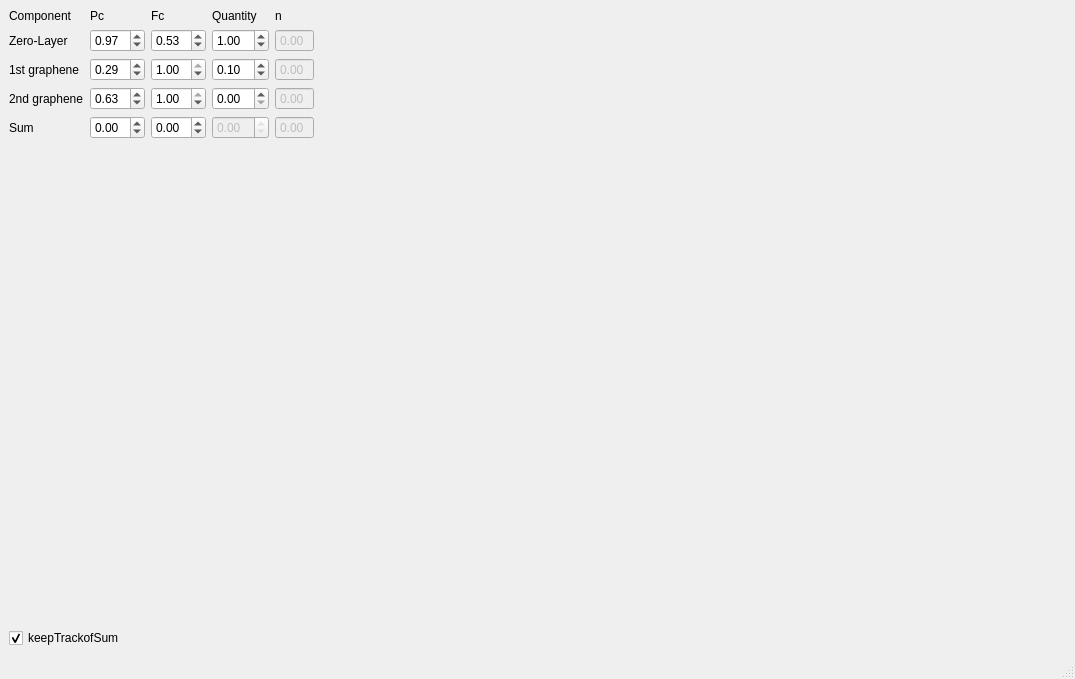
<?xml version="1.0" encoding="UTF-8"?>
<ui version="4.0">
 <class>MainWindow</class>
 <widget class="QMainWindow" name="MainWindow">
  <property name="geometry">
   <rect>
    <x>0</x>
    <y>0</y>
    <width>1075</width>
    <height>679</height>
   </rect>
  </property>
  <property name="windowTitle">
   <string>MainWindow</string>
  </property>
  <widget class="QWidget" name="centralwidget">
   <layout class="QHBoxLayout" name="horizontalLayout" stretch="0,10">
    <item>
     <layout class="QGridLayout" name="gridLayout">
      <item row="2" column="1">
       <widget class="QDoubleSpinBox" name="doubleSpinBox_Pc_1stGr">
        <property name="maximum">
         <double>1.000000000000000</double>
        </property>
        <property name="singleStep">
         <double>0.100000000000000</double>
        </property>
        <property name="value">
         <double>0.290000000000000</double>
        </property>
       </widget>
      </item>
      <item row="1" column="2">
       <widget class="QDoubleSpinBox" name="doubleSpinBox_Fc_ZL">
        <property name="maximum">
         <double>1.000000000000000</double>
        </property>
        <property name="singleStep">
         <double>0.100000000000000</double>
        </property>
        <property name="value">
         <double>0.530000000000000</double>
        </property>
       </widget>
      </item>
      <item row="4" column="4">
       <widget class="QDoubleSpinBox" name="doubleSpinBox_n_Sum">
        <property name="enabled">
         <bool>false</bool>
        </property>
        <property name="readOnly">
         <bool>true</bool>
        </property>
        <property name="buttonSymbols">
         <enum>QAbstractSpinBox::NoButtons</enum>
        </property>
        <property name="minimum">
         <double>-1.000000000000000</double>
        </property>
        <property name="maximum">
         <double>2.000000000000000</double>
        </property>
       </widget>
      </item>
      <item row="0" column="4">
       <widget class="QLabel" name="label_11">
        <property name="text">
         <string>n</string>
        </property>
       </widget>
      </item>
      <item row="4" column="0">
       <widget class="QLabel" name="label_4">
        <property name="text">
         <string>Sum</string>
        </property>
       </widget>
      </item>
      <item row="3" column="3">
       <widget class="QDoubleSpinBox" name="doubleSpinBox_Qty_2ndGr">
        <property name="singleStep">
         <double>0.100000000000000</double>
        </property>
       </widget>
      </item>
      <item row="1" column="0">
       <widget class="QLabel" name="label_7">
        <property name="text">
         <string>Zero-Layer</string>
        </property>
       </widget>
      </item>
      <item row="0" column="0">
       <widget class="QLabel" name="label">
        <property name="text">
         <string>Component</string>
        </property>
       </widget>
      </item>
      <item row="2" column="2">
       <widget class="QDoubleSpinBox" name="doubleSpinBox_Fc_1stGr">
        <property name="maximum">
         <double>1.000000000000000</double>
        </property>
        <property name="singleStep">
         <double>0.100000000000000</double>
        </property>
        <property name="value">
         <double>1.000000000000000</double>
        </property>
       </widget>
      </item>
      <item row="4" column="1">
       <widget class="QDoubleSpinBox" name="doubleSpinBox_Pc_Sum">
        <property name="minimum">
         <double>-2.000000000000000</double>
        </property>
        <property name="maximum">
         <double>2.000000000000000</double>
        </property>
       </widget>
      </item>
      <item row="3" column="4">
       <widget class="QDoubleSpinBox" name="doubleSpinBox_n_2ndGr">
        <property name="enabled">
         <bool>false</bool>
        </property>
        <property name="readOnly">
         <bool>true</bool>
        </property>
        <property name="buttonSymbols">
         <enum>QAbstractSpinBox::NoButtons</enum>
        </property>
        <property name="minimum">
         <double>-1.000000000000000</double>
        </property>
        <property name="maximum">
         <double>2.000000000000000</double>
        </property>
       </widget>
      </item>
      <item row="3" column="1">
       <widget class="QDoubleSpinBox" name="doubleSpinBox_Pc_2ndGr">
        <property name="maximum">
         <double>1.000000000000000</double>
        </property>
        <property name="singleStep">
         <double>0.100000000000000</double>
        </property>
        <property name="value">
         <double>0.630000000000000</double>
        </property>
       </widget>
      </item>
      <item row="4" column="2">
       <widget class="QDoubleSpinBox" name="doubleSpinBox_Fc_Sum">
        <property name="minimum">
         <double>-2.000000000000000</double>
        </property>
        <property name="maximum">
         <double>2.000000000000000</double>
        </property>
       </widget>
      </item>
      <item row="3" column="2">
       <widget class="QDoubleSpinBox" name="doubleSpinBox_Fc_2ndGr">
        <property name="maximum">
         <double>1.000000000000000</double>
        </property>
        <property name="singleStep">
         <double>0.100000000000000</double>
        </property>
        <property name="value">
         <double>1.000000000000000</double>
        </property>
       </widget>
      </item>
      <item row="2" column="0">
       <widget class="QLabel" name="label_6">
        <property name="text">
         <string>1st graphene</string>
        </property>
       </widget>
      </item>
      <item row="2" column="3">
       <widget class="QDoubleSpinBox" name="doubleSpinBox_Qty_1stGr">
        <property name="singleStep">
         <double>0.100000000000000</double>
        </property>
        <property name="value">
         <double>0.100000000000000</double>
        </property>
       </widget>
      </item>
      <item row="0" column="2">
       <widget class="QLabel" name="label_2">
        <property name="text">
         <string>Fc</string>
        </property>
       </widget>
      </item>
      <item row="3" column="0">
       <widget class="QLabel" name="label_5">
        <property name="text">
         <string>2nd graphene</string>
        </property>
       </widget>
      </item>
      <item row="0" column="3">
       <widget class="QLabel" name="label_8">
        <property name="text">
         <string>Quantity</string>
        </property>
       </widget>
      </item>
      <item row="1" column="4">
       <widget class="QDoubleSpinBox" name="doubleSpinBox_n_ZL">
        <property name="enabled">
         <bool>false</bool>
        </property>
        <property name="readOnly">
         <bool>true</bool>
        </property>
        <property name="buttonSymbols">
         <enum>QAbstractSpinBox::NoButtons</enum>
        </property>
        <property name="minimum">
         <double>-1.000000000000000</double>
        </property>
        <property name="maximum">
         <double>2.000000000000000</double>
        </property>
       </widget>
      </item>
      <item row="2" column="4">
       <widget class="QDoubleSpinBox" name="doubleSpinBox_n_1stGr">
        <property name="enabled">
         <bool>false</bool>
        </property>
        <property name="readOnly">
         <bool>true</bool>
        </property>
        <property name="buttonSymbols">
         <enum>QAbstractSpinBox::NoButtons</enum>
        </property>
        <property name="minimum">
         <double>-1.000000000000000</double>
        </property>
        <property name="maximum">
         <double>2.000000000000000</double>
        </property>
       </widget>
      </item>
      <item row="1" column="1">
       <widget class="QDoubleSpinBox" name="doubleSpinBox_Pc_ZL">
        <property name="maximum">
         <double>1.000000000000000</double>
        </property>
        <property name="singleStep">
         <double>0.100000000000000</double>
        </property>
        <property name="value">
         <double>0.970000000000000</double>
        </property>
       </widget>
      </item>
      <item row="5" column="0">
       <spacer name="verticalSpacer">
        <property name="orientation">
         <enum>Qt::Vertical</enum>
        </property>
        <property name="sizeHint" stdset="0">
         <size>
          <width>20</width>
          <height>40</height>
         </size>
        </property>
       </spacer>
      </item>
      <item row="0" column="1">
       <widget class="QLabel" name="label_3">
        <property name="text">
         <string>Pc</string>
        </property>
       </widget>
      </item>
      <item row="4" column="3">
       <widget class="QDoubleSpinBox" name="doubleSpinBox_Qty_Sum">
        <property name="enabled">
         <bool>false</bool>
        </property>
        <property name="readOnly">
         <bool>true</bool>
        </property>
        <property name="minimum">
         <double>-9.000000000000000</double>
        </property>
        <property name="singleStep">
         <double>0.100000000000000</double>
        </property>
       </widget>
      </item>
      <item row="1" column="3">
       <widget class="QDoubleSpinBox" name="doubleSpinBox_Qty_ZL">
        <property name="singleStep">
         <double>0.100000000000000</double>
        </property>
        <property name="value">
         <double>1.000000000000000</double>
        </property>
       </widget>
      </item>
      <item row="6" column="0" colspan="2">
       <widget class="QCheckBox" name="checkBox_keepTrackofSum">
        <property name="text">
         <string>keepTrackofSum</string>
        </property>
        <property name="checked">
         <bool>true</bool>
        </property>
       </widget>
      </item>
     </layout>
    </item>
    <item>
     <layout class="QVBoxLayout" name="verticalLayout"/>
    </item>
   </layout>
  </widget>
  <widget class="QMenuBar" name="menubar">
   <property name="geometry">
    <rect>
     <x>0</x>
     <y>0</y>
     <width>1075</width>
     <height>23</height>
    </rect>
   </property>
  </widget>
  <widget class="QStatusBar" name="statusbar"/>
 </widget>
 <tabstops>
  <tabstop>doubleSpinBox_Fc_ZL</tabstop>
  <tabstop>doubleSpinBox_Qty_ZL</tabstop>
  <tabstop>doubleSpinBox_Fc_1stGr</tabstop>
  <tabstop>doubleSpinBox_Qty_1stGr</tabstop>
  <tabstop>doubleSpinBox_Fc_2ndGr</tabstop>
  <tabstop>doubleSpinBox_Qty_2ndGr</tabstop>
  <tabstop>doubleSpinBox_Fc_Sum</tabstop>
 </tabstops>
 <resources/>
 <connections/>
</ui>
